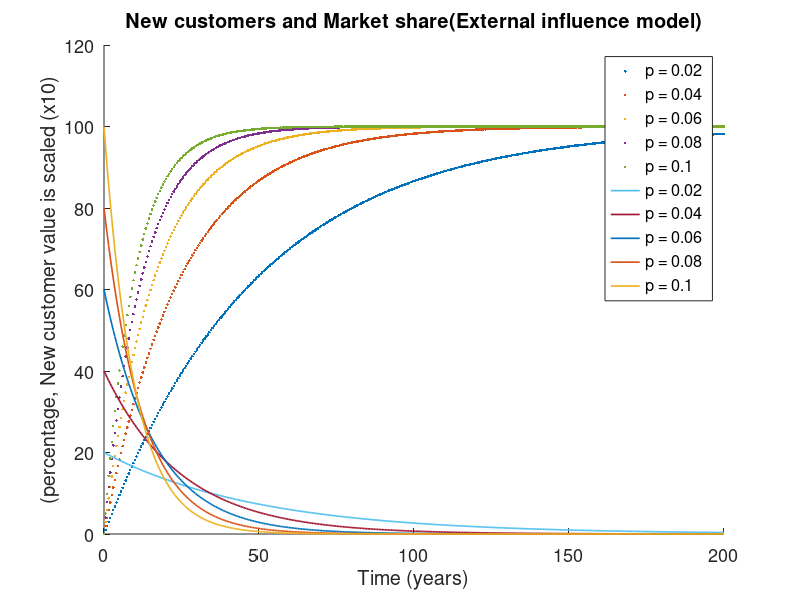

MATLAB code for this plot:
% As value of p increases, rate of change in number of people adopting the product increase and hence time taken to reach saturation level decreases.
close all;
clear all;
total = 200;
dt = 0.5;
set(gca,'fontsize',13)
hold on
iter = total / dt + 1;
p = [0.02, 0.04, 0.06, 0.08, 0.1];
C = 100000;
y = zeros(5, iter);
for j = 1 : 5
    N = zeros(iter, 1);
    x = zeros(iter, 1);
    t = zeros(iter, 1);
    for i = 2 : iter
        N(i) = N(i - 1) + dt * p(j) * (C - N(i - 1));
        x(i) = (N(i) / C) * 100;
        y(j, i-1) = ((N(i) - N(i - 1)) / (C*dt ))*100 ;
        t(i) = t(i - 1) + dt;
    end;
    y(j, iter) = y(j,iter-1);
    plot(t, x,'.')
    hold on;
end;

ylim([0 120])


set(gca,'fontsize',13)
hold on
y=y.*10;
for j = 1 : 5
    plot(t, y(j, :),'lineWidth',1.2)
    hold on;
end;
legend('p = 0.02', 'p = 0.04', 'p = 0.06', 'p = 0.08', 'p = 0.1','p = 0.02', 'p = 0.04', 'p = 0.06', 'p = 0.08', 'p = 0.1');
%ylim([0 10]);
title('New customers and Market share(External influence model)');
xlabel('Time (years)');
ylabel('(percentage, New customer value is scaled (x10)');



